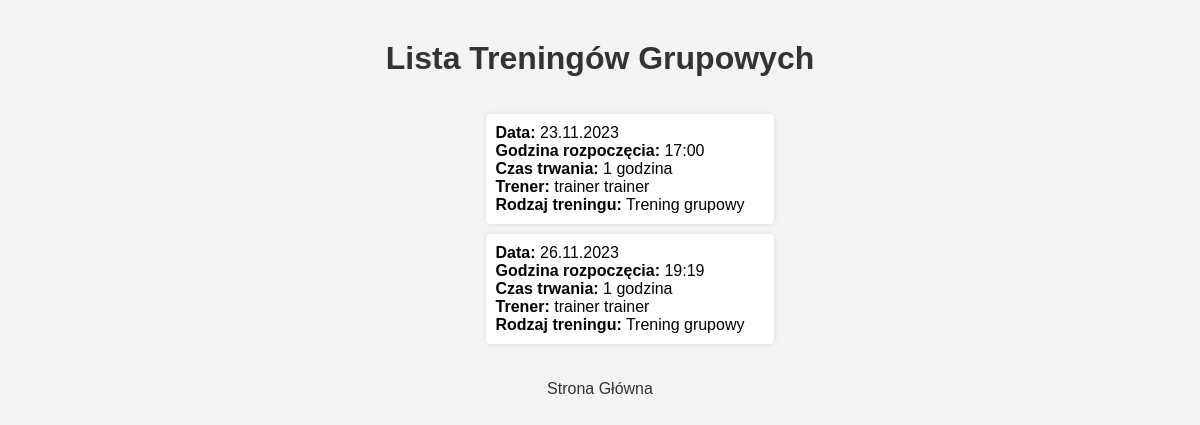
Page /events/list_group/ (signed in) on the earlier database version.
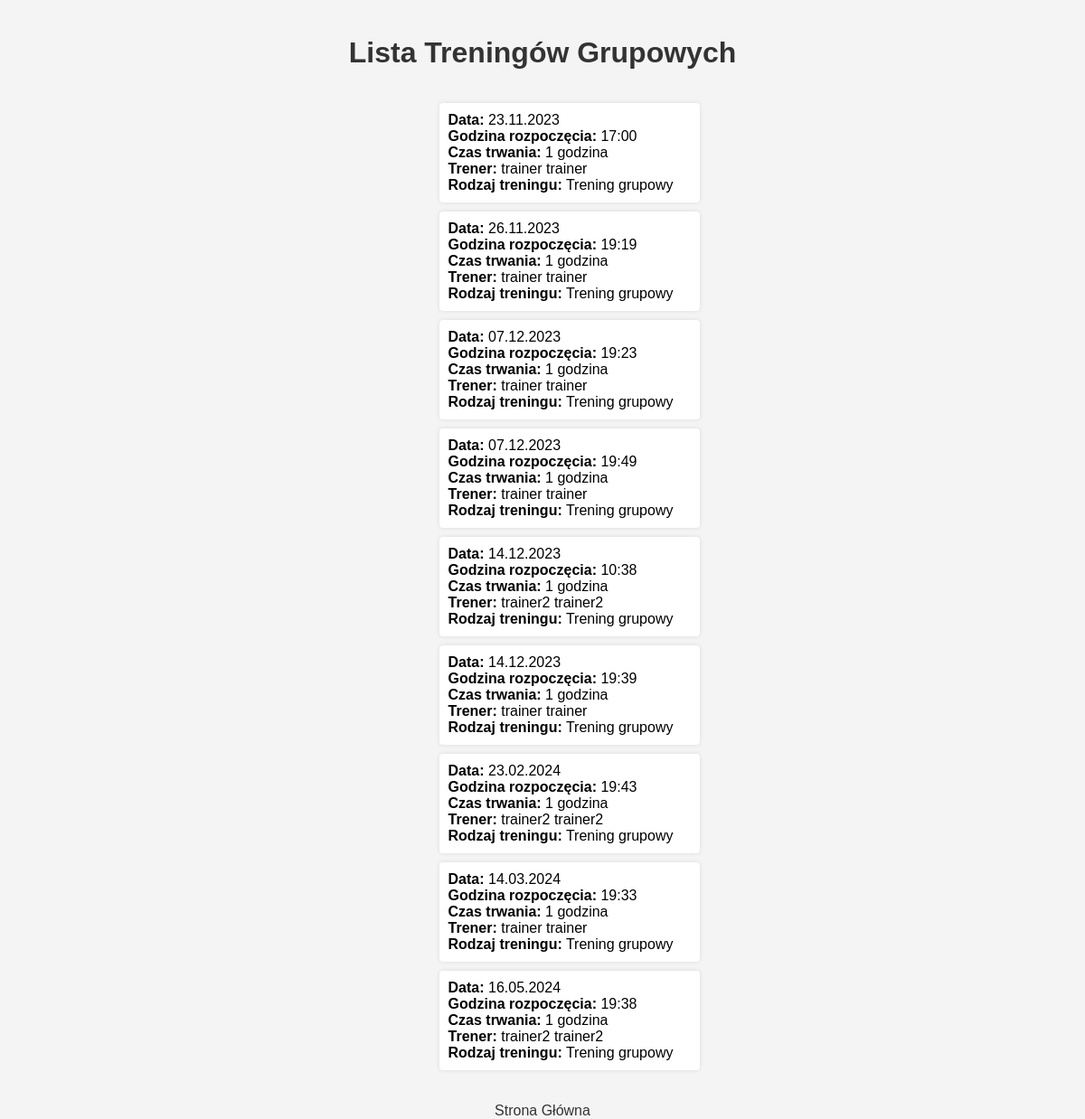
Same page on the later database version.
### silownia_app/models.py (models this page shows, shortened)
class Event(models.Model):
    date = models.DateTimeField()
    trainer = models.ForeignKey(Client, on_delete=models.SET_NULL, null=True, blank=True, related_name='trainer_events')
    EVENT_TYPE_CHOICES = [
        ('group', 'Trening grupowy'),
        ('personal', 'Trening personalny'),
    ]
    event_type = models.CharField(max_length=20, choices=EVENT_TYPE_CHOICES)
    max_clients = models.PositiveIntegerField(default=1)
    clients_list = models.ManyToManyField('Client', blank=True, related_name='client_events')

class Client(AbstractBaseUser):
    login = models.CharField(_('login'), max_length=100, unique=True)
    first_name = models.CharField(_('imię'), max_length=100)
    last_name = models.CharField(_('nazwisko'), max_length=100)
    date_of_birth = models.DateField(_('data urodzenia'), null=True, blank=True)
    is_active = models.BooleanField(default=True)
    is_admin = models.BooleanField(default=False)
    is_employee = models.BooleanField(default=False)
    is_trainer = models.BooleanField(default=False)
    objects = ClientManager()
    USERNAME_FIELD = 'login'
    REQUIRED_FIELDS = []

### silownia_app/views.py (the view)
# urls.py: path('events/list_group/', views.list_group_events, name='list_group_events'),
def list_group_events(request):
    group_events = get_group_events()
    user_is_registered = {event.id: request.user.eventregistration_set.filter(event=event).exists() for event in group_events}
    print(f'{user_is_registered}')
    return render(request, 'events/list_group.html', {'group_events': group_events, 'user_is_registered': user_is_registered})

### silownia_app/views.py (called while the page is built)
def get_group_events():
    group_events = Event.objects.filter(event_type='group').order_by('date')  # Sort group events by date
    return group_events

### silownia_app/templates/events/list_group.html (shortened to what this page needs)
{% load static %}
{% load custom_filters %}
<!DOCTYPE html>
<html lang="pl">
<head>
    <link rel="stylesheet" type="text/css" href="{% static 'css_files/list_group.css' %}">
</head>
<body>
    <header>
        <h1>Lista Treningów Grupowych</h1>
    </header>
    <main>
        <ul>
            {% if group_events %}
                {% for group_event in group_events %}
                    <li>
                        <strong>Data:</strong> {{ group_event.date|date:"d.m.Y" }}<br>
                        <strong>Godzina rozpoczęcia:</strong> {{ group_event.date|time:"H:i" }}<br>
                        <strong>Czas trwania:</strong> 1 godzina<br>
                        <strong>Trener:</strong> {{ group_event.trainer.first_name }} {{ group_event.trainer.last_name }}<br>
                        <strong>Rodzaj treningu:</strong> Trening grupowy<br>
                    </li>
                {% endfor %}
            {% else %}
                <p>Brak dostępnych wydarzeń grupowych.</p>
            {% endif %}
        </ul>
    </main>
    <nav>
        <a href="{% url 'index' %}">Strona Główna</a>
    </nav>
</body>
</html>

Differences in the rows shown:
added Event: date "07.12.2023", date "19:23", trainer.first_name "trainer", trainer.last_name "trainer"
added Event: date "07.12.2023", date "19:49", trainer.first_name "trainer", trainer.last_name "trainer"
added Event: date "14.12.2023", date "10:38", trainer.first_name "trainer2", trainer.last_name "trainer2"
added Event: date "14.12.2023", date "19:39", trainer.first_name "trainer", trainer.last_name "trainer"
added Event: date "23.02.2024", date "19:43", trainer.first_name "trainer2", trainer.last_name "trainer2"
added Event: date "14.03.2024", date "19:33", trainer.first_name "trainer", trainer.last_name "trainer"
added Event: date "16.05.2024", date "19:38", trainer.first_name "trainer2", trainer.last_name "trainer2"
